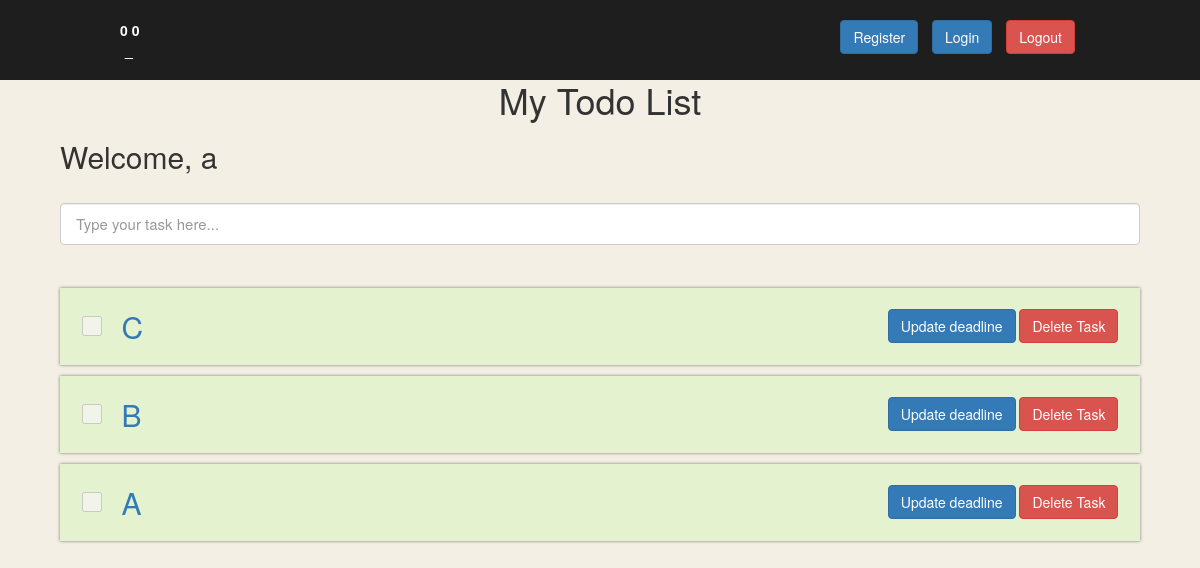
The app's page / (signed in) with its own data.
### main.py (models this page shows)
class User(db.Model, UserMixin):
    id = db.Column(db.Integer, primary_key=True)
    name = db.Column(db.String(500), nullable=False)
    email = db.Column(db.String(500), nullable=False, unique=True)
    password = db.Column(db.String(500), nullable=False)
    tasks = relationship("ToDoTask", back_populates='user')

class ToDoTask(db.Model):
    id = db.Column(db.Integer, primary_key=True)
    task = db.Column(db.String(1000), nullable=False)
    completed = db.Column(db.Boolean, nullable=False)
    deadline = db.Column(db.DateTime)
    user = relationship('User', back_populates='tasks')
    user_id = db.Column(db.Integer, db.ForeignKey("user.id"))

### main.py (the view, shortened to what this page needs)
@app.route("/", methods=["GET", "POST"])
def home():
    form = AddTaskForm()
    with app.app_context():
        if current_user.is_authenticated:
            task_list = ToDoTask.query.filter_by(user_id=current_user.id)
        else:
            task_list = ToDoTask.query.filter_by(user_id=None)
    return render_template("index.html", form=form, tasks=task_list)

### form.py
class AddTaskForm(FlaskForm):
    task = StringField(label="",
                       validators=[DataRequired(), Length(1, 1000)],
                       render_kw={"placeholder": "Type your task here..."})

### main.py (called while the page is built)
@login_manager.user_loader
def load_user(user_id):
    return User.query.get(user_id)

### templates/index.html (shortened to what this page needs)
{% include 'partials/header.html' %}
{% import 'bootstrap/wtf.html' as wtf %}
{% block content %}
<h1 class="main-heading">My Todo List</h1>
{% if current_user.name: %}
<h2>Welcome, {{ current_user.name }}</h2>
{% endif %}
{{ wtf.quick_form(form, novalidate=True) }}
{% for todo in tasks|reverse: %}
<div class="task {{'completed' if todo.completed else ''}}">
    <div class="task-info">
        <a class="task-link" href="{{url_for('change_task_status', task_id=todo.id)}}">
            <h2 class="task-name">{{todo.task}}</h2>
            {% if todo.completed %}
            <input type="checkbox" disabled checked>
            {%else: %}
            <input type="checkbox" disabled>
            {% endif %}
        </a>
    </div>
    <div>
        <a href="{{ url_for('add_deadline', task_id=todo.id) }}" class="btn btn-primary"> Update deadline</a>
        <a href="{{url_for('delete_task', task_id=todo.id) }}" class="btn btn-danger">Delete Task</a>
    </div>
</div>
{% endfor %}
{% endblock %}

### static/css/index.css (style rules this page uses)
body { background: #F4EFE4; padding: 5%; }
.main-heading { text-align: center; }
input[type="text"] { padding: 2rem 1.5rem; font-size: 1.5rem; }
.task:first-of-type { margin-top:4%; }
.task { background: #E5F2CF; box-shadow: 0 0 3px rgba(0, 0, 0, 0.5); display: flex; justify-content: space-between; align-items: center; padding: 2%; margin-bottom: 1%; }
.task input[type="checkbox"] { width: 20px; height: 20px; margin: 0; }
.task-link, .task-info { display: flex; align-items: center; }
.task-link { flex-direction: row-reverse; justify-content: space-between; }
.task-name { margin: 0 2rem; }

### records on screen
User: name "a"
ToDoTask: task "C"
ToDoTask: task "B"
ToDoTask: task "A"
